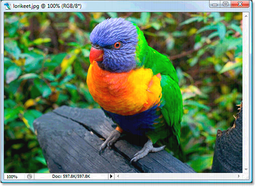
#> input picture encoded.png, 256 x 187 px, shrunk from 508 x 371 before the run
$ python decode.py
#> lines starting #> are read from the running program, lines starting #| are printed output that depends on the picture
### utils.py
def add_leading_zeros(binary_number, expected_length):
	length = len(binary_number)
	return (expected_length - length) * '0' + binary_number

def rgb_to_binary(r, g, b):
	return add_leading_zeros(bin(r)[2:], 8), add_leading_zeros(bin(g)[2:], 8), add_leading_zeros(bin(b)[2:], 8)

### decode.py
#!/usr/bin/python

import os, sys
from PIL import Image
from utils import rgb_to_binary


def main():
        img_path = 'encoded.png'
        output_path = 'Decrypt'
        filename, file_ext = os.path.splitext(output_path)
        output_path = filename + '.png'
        decoded_image = decode(Image.open(img_path))
        decoded_image.save(output_path)
def extract_hidden_pixels(image, width_visible, height_visible, pixel_count):
        hidden_image_pixels = ''
        idx = 0
        for col in range(width_visible):
            for row in range(height_visible):
                if row == 0 and col == 0:
                    continue
                r, g, b = image[col, row]
                r_binary, g_binary, b_binary = rgb_to_binary(r, g, b)
                hidden_image_pixels += r_binary[4:8] + g_binary[4:8] + b_binary[4:8]
                if idx >= pixel_count * 2:
                    break
                idx += 1
        return hidden_image_pixels


def reconstruct_image(image_pixels, width, height):
        image = Image.new("RGB", (width, height))
        image_copy = image.load()
        idx = 0
        for col in range(width):
            for row in range(height):
                r_binary = image_pixels[idx:idx + 8]
                g_binary = image_pixels[idx + 8:idx + 16]
                b_binary = image_pixels[idx + 16:idx + 24]
                if len(r_binary) >= 8 and len(g_binary) >= 8 and len(b_binary) >= 8:
                    image_copy[col, row] = (int(r_binary, 2), int(g_binary, 2), int(b_binary, 2))
                    idx += 24
        return image


def decode(image):
    image_copy = image.load()
    width_visible, height_visible = image.size
#> width_visible = 256; height_visible = 187
    r, g, b = image_copy[0, 0]
#> r = 112; g = 132; b = 151
    r_binary, g_binary, b_binary = rgb_to_binary(r, g, b)
#> r_binary = '01110000'; g_binary = '10000100'; b_binary = '10010111'
    w_h_binary = r_binary + g_binary + b_binary
#> w_h_binary = '011100001000010010010111'
    width_hidden = int(w_h_binary[0:12], 2)
#> width_hidden = 1800
    height_hidden = int(w_h_binary[12:24], 2)
#> height_hidden = 1175
    pixel_count = width_hidden * height_hidden
#> pixel_count = 2115000
    hidden_image_pixels = extract_hidden_pixels(image_copy, width_visible, height_visible, pixel_count)
    decoded_image = reconstruct_image(hidden_image_pixels, width_hidden, height_hidden)
#> in reconstruct_image, `image = Image.new("RGB", (width, height))`: image: PIL image 1800x1175 RGB; every value is 0
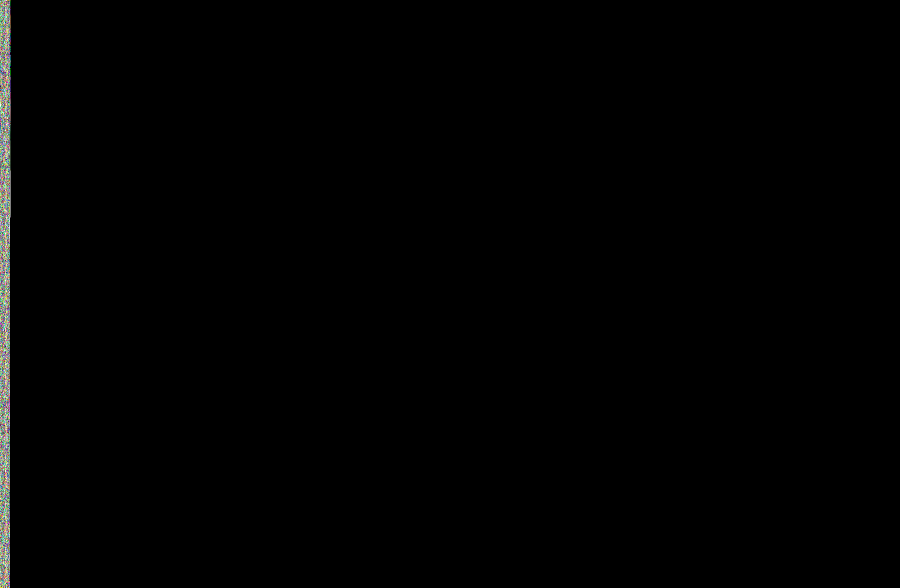
#> decoded_image: PIL image 1800x1175 RGB (shown at 1/2 size); mean R, G, B 1.7, 1.7, 1.6
    return decoded_image


if __name__ == '__main__':
    main()

# [229 lines of commented-out code are left out]
